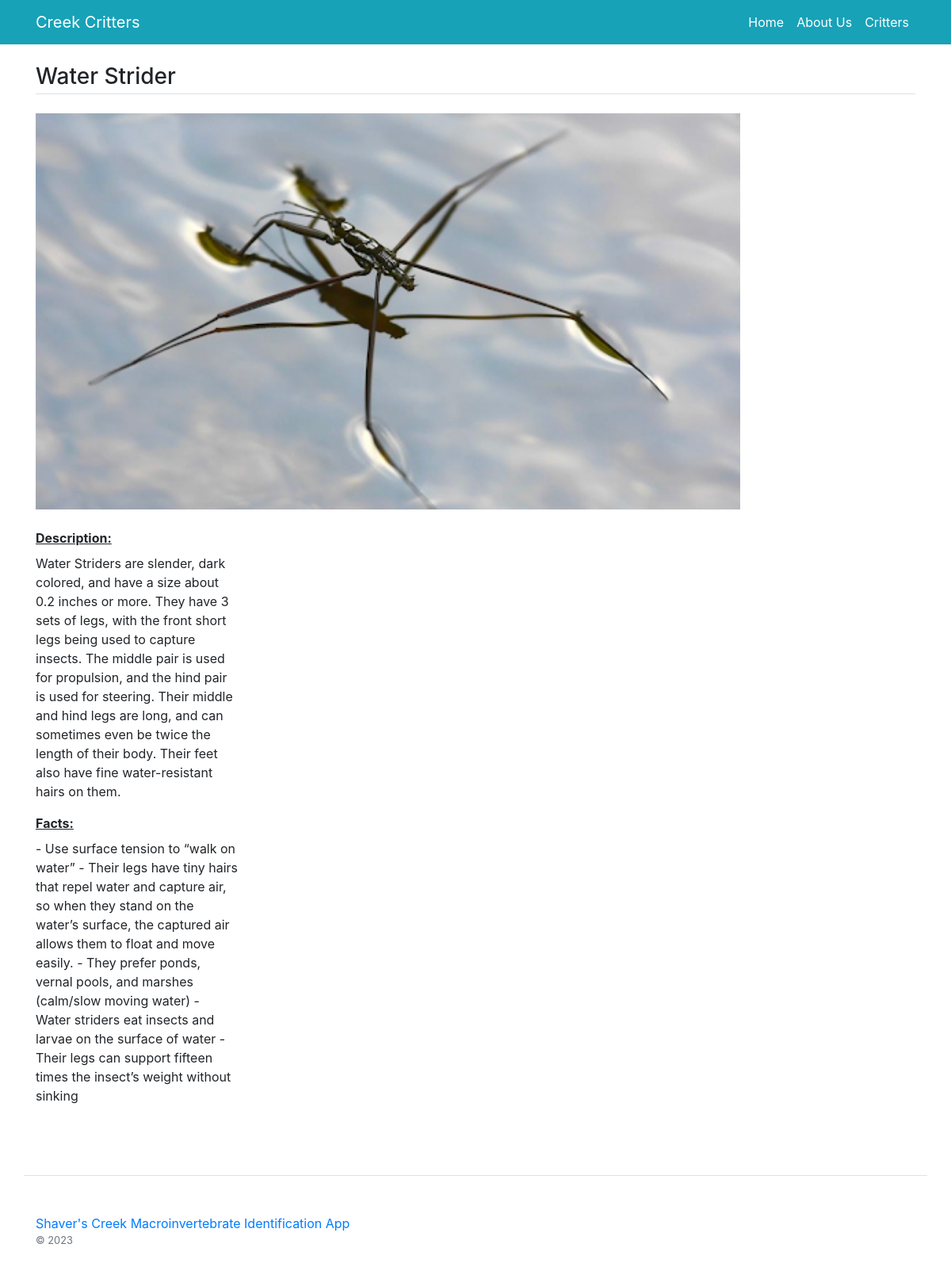
The page /bug-entry/Water Strider on the database its author committed.
### main/models.py (models this page shows, shortened)
class Bug(models.Model):
    name = models.CharField(max_length=200)
    image = models.ImageField(upload_to="bug_imgs/")
    description = models.TextField()
    facts = models.TextField()
    factnum = models.IntegerField()
    species = models.ForeignKey(Species,on_delete=models.CASCADE)
    status = models.BooleanField(default=True) #can't see on frontend

### main/views.py (the view)
# urls.py: path('bug-entry/<str:name>',views.bug_entry,name='bug-entry'),
def bug_entry(request, name):
    data = Bug.objects.get(name=name)
    return render(request, 'bug-entry.html',{'data':data})

### main/templates/bug-entry.html
{%extends 'base.html' %}
{% load static %}
{% block content %}
<main class="container my-4">
	<h3 class="my-4 border-bottom pb-1">{{ data.name }}</h3>
	<div class="row">
		<div class="col-md-3 mb-4">
            <img class="image" src="/media/{{data.image}}" height="500px"></img>
            <br>
            <br>
            <label><b><u> Description: </u></b></label>
            <p>{{ data.description }}</p>
            <label><b><u> Facts: </u></b></label>
            <p>{{ data.facts }}</p>
		</div>
	</div>
</main>
{% endblock %}

### rows shown on the page
Bug: name "Water Strider", image (picture), description "Water Striders are slender, dark colored, and have a size about 0.2 inches or more. They have 3 sets of legs, with the front short legs being used to capture insects. The middle pair is used for propulsion, and the hind pair is used for steering. Their middle and hind legs are long, and can sometimes even be twice the length of their body. Their feet also have fine water-resistant hairs on them.", facts "- Use surface tension to “walk on water” - Their legs have tiny hairs that repel water and capture air, so when they stand on the water’s surface, the captured air allows them to float and move easily. - They prefer ponds, vernal pools, and marshes (calm/slow moving water) - Water striders eat insects and larvae on the surface of water - Their legs can support fifteen times the insect’s weight without sinking"
